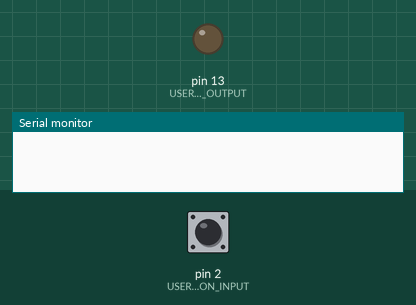
Simulated run of this sketch. Board: Arduino Uno, built with avr-gcc and run on an emulated ATmega328P. Shown: output pins drawn as LEDs (lit = HIGH), the last lines printed to the serial monitor. Inputs (shaded band) come from the test bench; at power-on: pin 2 (USER_BUTTON_INPUT) HIGH.

Above: at 1.2 s.
1.3 s: pin 2 (USER_BUTTON_INPUT) pulled LOW for 0.15 s
At 1.37 s:
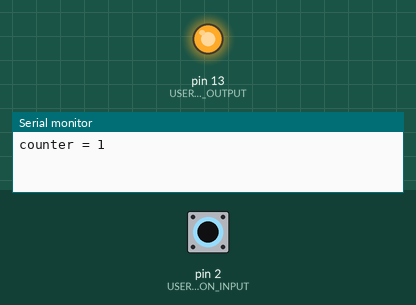
2.9 s: pin 2 (USER_BUTTON_INPUT) pulled LOW for 3.2 s
At 7.5 s:
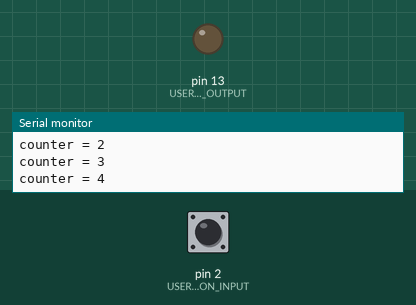
Timing chart, 0 to 9.0 s (numbered marks = the images above; inputs shaded):
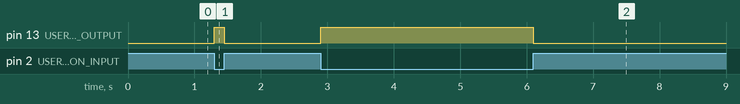

The sketch:

class4_pullup_resistor_b.ino
```cpp
//lab1 - program#1
#define BUTTON_PRESSED 0 // input pullup reads 0 when pressed
#define BUTTON_RELEASED 1

const int USER_LED_OUTPUT = 13;
const int USER_BUTTON_INPUT = 2;


void setup()
{ // initialize io pins and serial port
	pinMode(USER_LED_OUTPUT, OUTPUT);
	pinMode(USER_BUTTON_INPUT, INPUT_PULLUP);
	Serial.begin(9600);
}
void loop()
{	//run loop forever
	static int state,old_state,counter;
	//logic for state change

	if(digitalRead(USER_BUTTON_INPUT) == BUTTON_PRESSED)
    {
    	state = 1;
    }
	if (digitalRead(USER_BUTTON_INPUT) == BUTTON_RELEASED)
    {
    	state = 0;
    }


	//execute commands based on state
	if (state == 1)
		digitalWrite(USER_LED_OUTPUT, HIGH);
	else
		digitalWrite(USER_LED_OUTPUT, LOW);

	//monitor and print changes of state
	if(old_state != state)
	{
		counter++;
		Serial.print("counter = ");
		Serial.println(counter);
		old_state = state;
	}
}
```

Measured:
- after the input at 1.3 s, pin 13 (USER_LED_OUTPUT): LOW → HIGH at once, → LOW 0.15 s later
- after the input at 2.9 s, pin 13 (USER_LED_OUTPUT): LOW → HIGH at once, → LOW 3.2 s later
